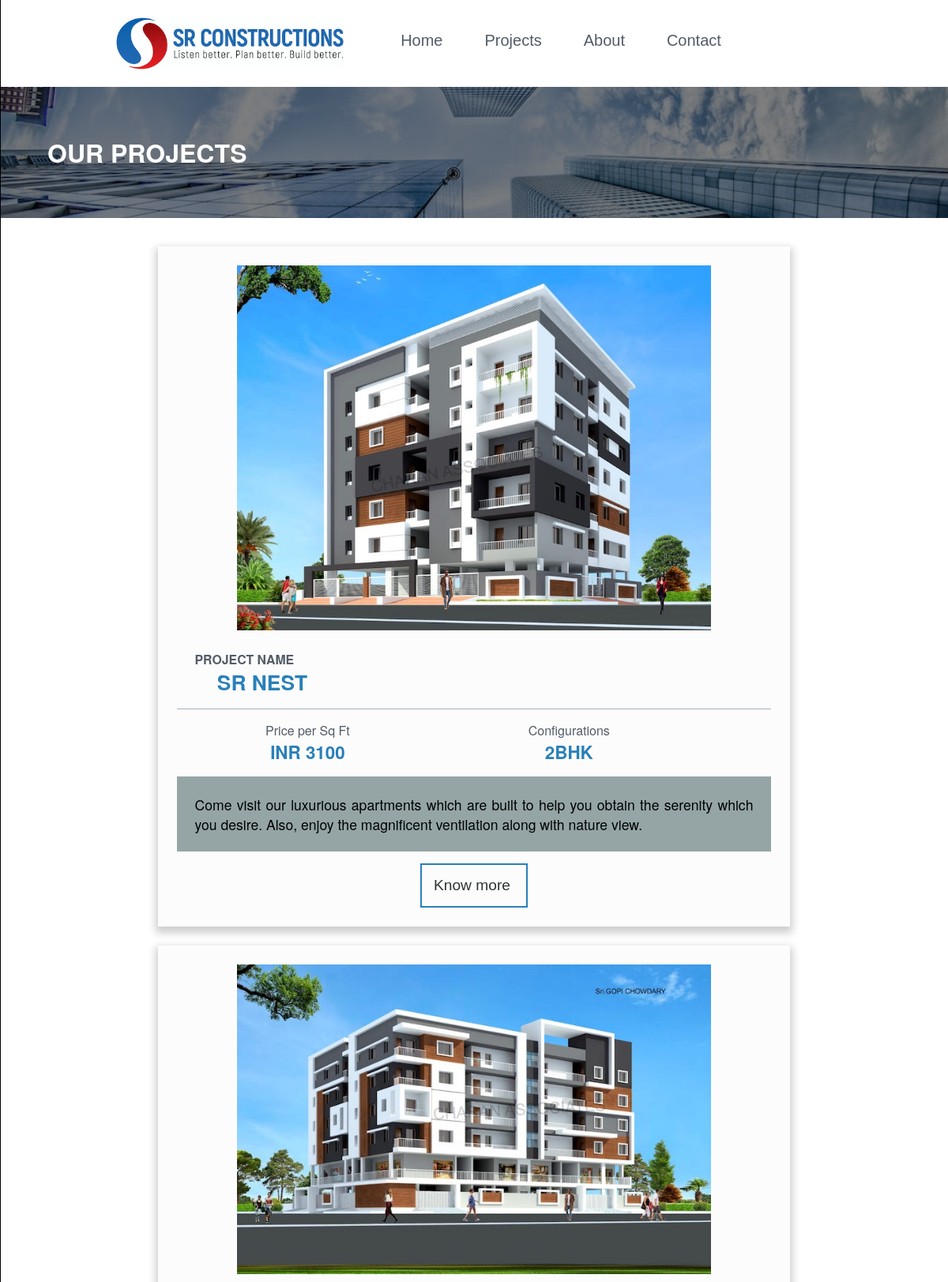
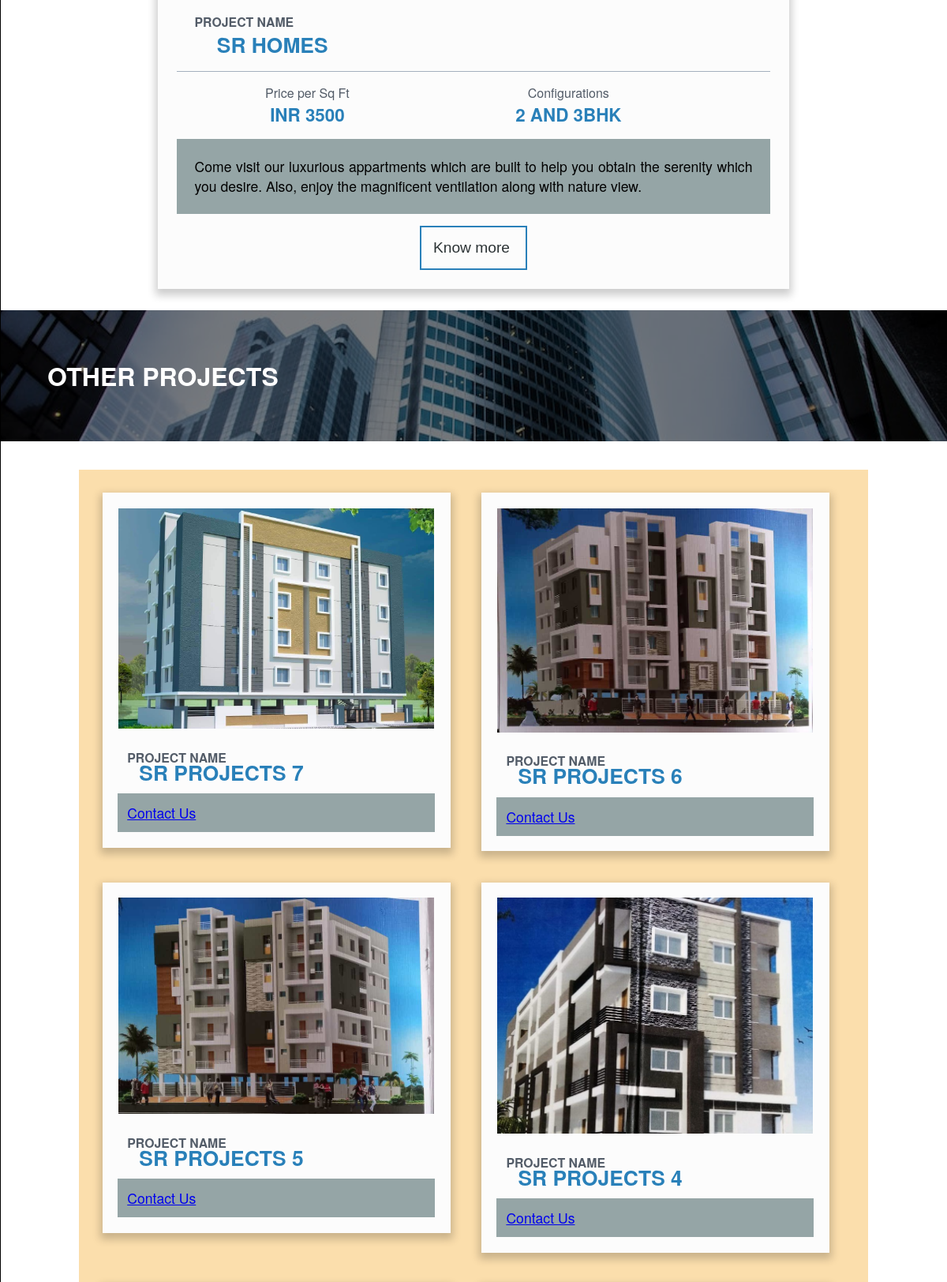
The app's page /projects.php (upper part) with its own data (2 pictures, top to bottom).
### tables this page shows
CREATE TABLE `project` (
  `projName` longtext NOT NULL,
  `projCapt` longtext NOT NULL,
  `projDesc` longtext NOT NULL,
  `projPrice` int(11) NOT NULL,
  `projImg` longtext NOT NULL,
  `projPrime` text NOT NULL,
  `projConfig` text NOT NULL,
  `id` int(11) NOT NULL
);

CREATE TABLE `prevProj` (
  `id` int(11) NOT NULL,
  `prevProjName` varchar(50) NOT NULL,
  `prevProjImg` text NOT NULL
);

### projects.php (the view, shortened to what this page needs)
<main style="margin-top:110px;">
	<div class="projBackground">
		<section>
			<h1>Our Projects</h1>
		</section>
	</div>
	<?php
		require 'Admin_Panel/php/dbh.php';
		$sql = "SELECT * FROM project ORDER BY id DESC;";
		$stmt = mysqli_stmt_init($conn);
		if (!mysqli_stmt_prepare($stmt,$sql)) {
			echo "Sql statement failed";
		}
		else{
			mysqli_stmt_execute($stmt);
			$result = mysqli_stmt_get_result($stmt);
			while($row = mysqli_fetch_assoc($result)){
				echo '
					<div class="projRow">
					<figure>
						<img src="Images/'.$row['projImg'].'" alt="Project Image">
					</figure>
					<div class="projName">
						<section>
							<span>'.$row['projName'].'</span>
						</section>
					</div>
					<div class="projDetailRow">
						<div class="projDetailCol">
							<section>
								<span class="projHeading">Price per Sq Ft</span><br>
								<span class="projDetail">INR '.$row['projPrice'].'</span>
							</section>
						</div>
						<div class="projDetailCol">
							<section>
								<span class="projHeading">Configurations</span><br>
								<span class="projDetail">'.$row['projConfig'].'</span>
							</section>
						</div>
					</div>
					<div class="projText">
						<section>
							<span>'.$row['projDesc'].'</span>
						</section>
					</div>
					<form action="projCreate.php" method="post">
						<button type="submit" name="submit" value="'.$row['projName'].'"><span class="know">Know more </span></button>
					</form>
				</div>
				';
			}
		}
	?>
	<div class="projBackground" style="background-image:url('Images/projects/prevProjBackground.jpg')">
		<section>
			<h1>Other Projects</h1>
		</section>
	</div>
	<div class="prevProjRow">
	<?php
		$sql = "SELECT * FROM prevProj ORDER BY id DESC;";
		$stmt = mysqli_stmt_init($conn);
		if (!mysqli_stmt_prepare($stmt,$sql)) {
			echo "Sql statement failed";
		}
		else{
			mysqli_stmt_execute($stmt);
			$result = mysqli_stmt_get_result($stmt);
			while($row = mysqli_fetch_assoc($result)){
				echo '
					<div class="prevProjColumn">
						<figure>
							<img src="Images/prevProj/'.$row['prevProjImg'].'" alt="Project Image">
						</figure>
						<div class="projName">
							<section>
								<span>'.$row['prevProjName'].'</span>
							</section>
						</div>
						<div class="projText">
							<section>
								<span><a href="contactus.php">Contact Us</a></span>
							</section>
						</div>
					</div>
				';
			}
		}
	?>
	</div>
</main>

### MainNavbar/navbar.css (style rules this page uses)
html,body { margin:0; padding:0; min-height: 100%; height:100%; width:100%; }
nav { width:100%; z-index:5; }
.beforenav { width:100%; height:110px; position:fixed; top:0; left:0; right:0; z-index:5; background-color: rgba(255,255,255,0.95); }
.navbar { width:100%; max-width:1500px; height:110px; position:fixed; top:0; left:50%; transform: translateX(-50%); }
.navbar .navbar-left { position:absolute; left:10%; top:50%; transform:translateY(-50%); height:100px; }
.navbar .navbar-left .navImg { height:100%; vertical-align: middle; }
.navbar .navList { text-align: center; margin-top:40px; margin-left:15%; }
.navbar .navList li { display:inline-block; margin-right:1.5%; margin-left:1.5%; padding-right:1%; padding-left:1%; padding-bottom:5px; font-family:"Trebuchet MS",sans-serif; font-size:1.25em; position:relative; }
.navbar .navList a { text-decoration: none; color:#535c68; }
.navbar .navList li::before { content: ''; position:absolute; z-index:-1; left:0; width:0%; height:100%; transition:1s; border-bottom:3px solid #7f8c8d; }

### stylesheet/home.css (style rules this page uses)
html { box-sizing: border-box; }
*, *:before, *:after { box-sizing: inherit; }
body { counter-reset: section; }
figure { padding:0; margin:0; }
.projBackground { background-position: center; background-size:cover; background-repeat: no-repeat; background-image:url('../Images/projects/projBackground.jpg'); height:30%; width:100%; z-index:-1; margin-bottom:3%; position:relative; }
.projBackground h1 { color:#fff; z-index: 2; position: relative; padding:5%; font-size:2em; text-transform: uppercase; font-family:"Helvetica Neue", Helvetica, Arial, sans-serif; }
.projBackground::before { content: ''; background-color:rgba(0,0,0,0.5); position:absolute; top:0; bottom:0; left:0; right:0; width:100%; height:100%; }
.projRow { width:80%; max-width:800px; margin-right:auto; margin-left:auto; text-align:center; padding:2%; margin-bottom:2%; box-shadow: 0 5px 10px 3px rgba(0, 0, 0, 0.2); background-color: #fcfcfc; }
.projRow img { width:100%; max-width:600px; margin-bottom:20px; }
.projRow .projName, .prevProjRow .projName { width:100%; font-size:1.5em; font-family:"Helvetica Neue", Helvetica, Arial, sans-serif; text-transform: uppercase; font-weight:bolder; text-align:left; padding:3%; padding-bottom:2%; }
.projRow .projName span, .prevProjRow .projName span { padding:3%; padding-left:4%; color:#2980b9; font-size:1.1em; position:relative; }
.projRow .projName span::before, .prevProjRow .projName span::before { content:'Project Name'; position:absolute; top:0; left:0; font-size:0.6em; color:#535c68; }
.projRow .projDetailRow { width:100%; overflow:hidden; padding-bottom: 0%; border-top:0.75px solid #a4b0be; border-collapse: collapse; }
.projRow .projDetailRow .projDetailCol { float:left; width:44%; padding:3%; padding-bottom:2%; padding-top:2%; }
.projRow .projDetailRow .projDetailCol span.projDetail { padding:7%; padding-top:5%; color:#2980b9; font-family:"Helvetica Neue", Helvetica, Arial, sans-serif; text-transform: uppercase; font-weight: bolder; position: relative; width:100%; font-size:1.4em; }
.projRow .projDetailRow .projDetailCol span.projHeading { color:#535c68; text-transform: none; font-family:"Helvetica Neue", Helvetica, Arial, sans-serif; }
.projRow .projText, .prevProjRow .projText { padding:3%; vertical-align: middle; background-color:#95a5a6; text-align:justify; font-size:1.1em; font-family:"Helvetica Neue", Helvetica, Arial, sans-serif; }
.projRow button { padding:2%; background:none; text-align:center; border:2px #2980b9 solid; transition:0.8s all; font-size:1.2em; cursor: pointer; color:#2d3436; position: relative; margin-top:2%; }
.projRow button span { display:inline-block; position:relative; padding-right:5px; transition:0.5s; }
.projRow button span::after { content:'\00bb'; position:absolute; opacity:0; top:0; right:-10px; }
.prevProjRow { width:100%; max-width:1000px; overflow:auto; display:block; margin-bottom:3%; margin-right:auto; margin-left:auto; background-color:rgba(250, 211, 144,0.75); padding:10px; }
.prevProjRow .prevProjColumn { width:45%; float:left; padding:2%; margin:2%; box-shadow: 0 5px 10px 3px rgba(0, 0, 0, 0.2); background-color: #fcfcfc; text-align:center; }
.prevProjRow .prevProjColumn img { max-width:400px; max-height:400px; margin-bottom:20px; }
* { box-sizing: border-box; }
html,body { height:100%; width:100%; margin:0; padding:0; }

### records on screen
project: projImg (picture), projName "SR NEST", projPrice "3100", projConfig "2BHK", projDesc "Come visit our luxurious apartments which are built to help you obtain the serenity which you desire. Also, enjoy the magnificent ventilation along with nature view."
project: projImg (picture), projName "SR HOMES", projPrice "3500", projConfig "2 AND 3BHK", projDesc "Come visit our luxurious appartments which are built to help you obtain the serenity which you desire. Also, enjoy the magnificent ventilation along with nature view."
prevproj: prevProjImg (picture), prevProjName "SR PROJECTS 7"
prevproj: prevProjImg (picture), prevProjName "SR PROJECTS 6"
prevproj: prevProjImg (picture), prevProjName "SR PROJECTS 5"
prevproj: prevProjImg (picture), prevProjName "SR PROJECTS 4"
